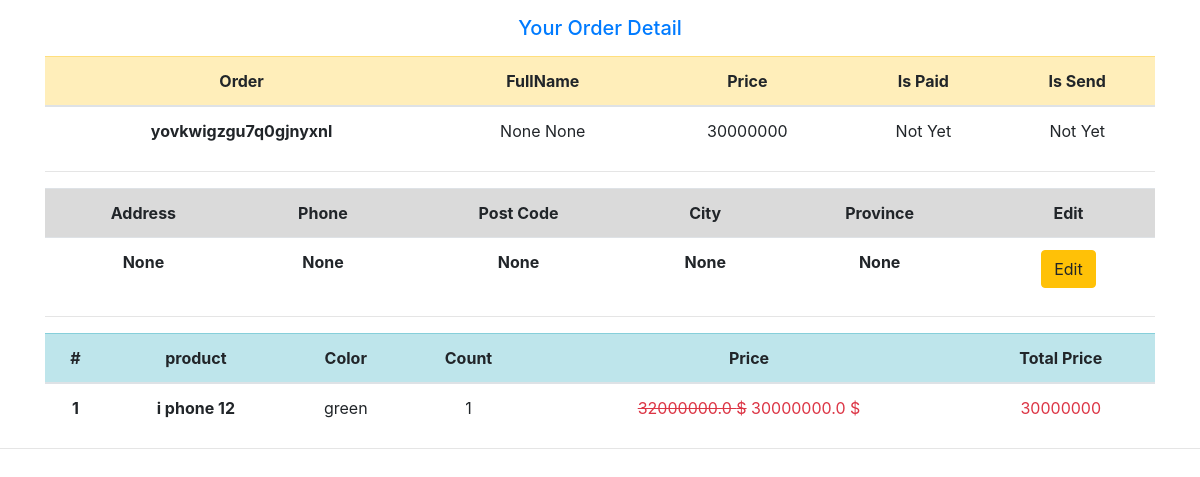
Before: /order/order-detail/5 (signed in) with the older database file.
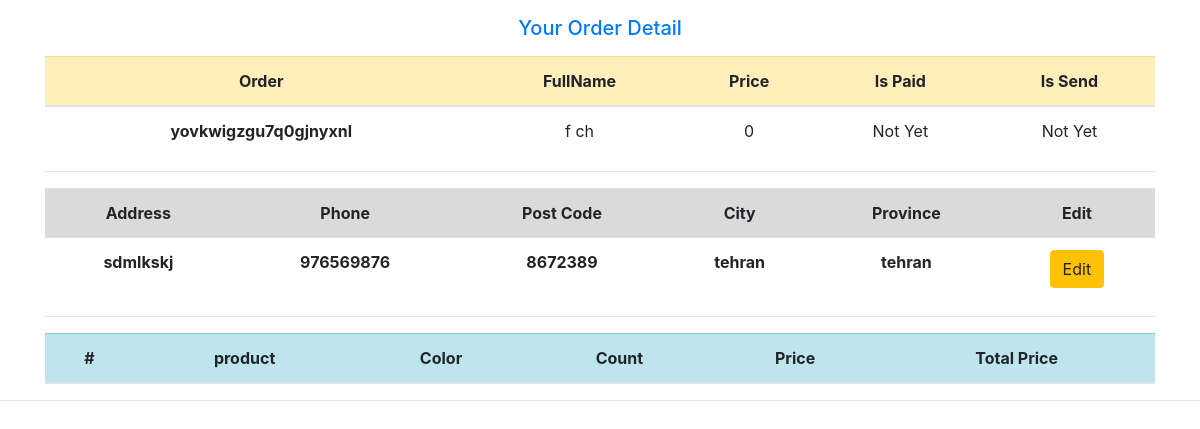
After: the same page with the newer database file.
### order_module/models.py (models this page shows, shortened)
class Order( models.Model ):
    owner = models.ForeignKey( User, on_delete=models.CASCADE )
    is_paid = models.BooleanField( default=False, help_text='order paid or not' )
    is_send = models.BooleanField( default=False, help_text='order sent or not' )
    created_date = models.DateTimeField( help_text='created current user order', auto_now_add=True )
    payment_date = models.DateTimeField( null=True, blank=True, help_text='order payment date' )
    tracking_code = models.CharField( null=True, max_length=50 )
    coupon_code = models.ForeignKey( 'Coupon', null=True, on_delete=models.DO_NOTHING, blank=True )
    name = models.CharField( max_length=50, null=True, blank=True )
    family = models.CharField( max_length=50, null=True, blank=True )
    post_code = models.IntegerField( null=True, blank=True )
    phone_number = models.IntegerField( null=True, blank=True )
    province = models.ForeignKey( 'Province', on_delete=models.CASCADE, null=True, blank=True )
    city = models.ForeignKey( 'City', on_delete=models.CASCADE, null=True, blank=True )
    address = models.TextField( null=True, blank=True )
    description = models.TextField( null=True, blank=True )
    def get_total_price(self):
        amount = 0
        for detail in self.orderdetail_set.all():
            amount += detail.price * detail.count
        if self.coupon_code is not None:
            amount -= (amount * self.coupon_code.amount) / 100
        return amount
    class Meta:
        verbose_name = 'user order'
        verbose_name_plural = 'orders list'

class OrderDetail( models.Model ):
    order = models.ForeignKey( Order, on_delete=models.CASCADE )
    product = models.ForeignKey( Product, on_delete=models.CASCADE )
    product_detail = models.ForeignKey( ProductDetail, on_delete=models.CASCADE )
    price = models.IntegerField( null=True )
    count = models.IntegerField( null=True )
    class Meta:
        verbose_name = 'order detail'
        verbose_name_plural = 'order detail lists'

class City( models.Model ):
    province = models.ForeignKey( Province, on_delete=models.CASCADE )
    city_name = models.CharField( max_length=30 )
    def __str__(self):
        return self.city_name
    class Meta:
        verbose_name = 'city'
        verbose_name_plural = 'cities'

class Province( models.Model ):
    province_name = models.CharField( max_length=30 )
    def __str__(self):
        return self.province_name
    class Meta:
        verbose_name = 'province'
        verbose_name_plural = 'provinces'

### product_module/models.py (models this page shows, shortened)
class Product( models.Model ):
    title = models.CharField( max_length=300, verbose_name='product title', db_index=True )
    main_image = models.ImageField( verbose_name='main image', help_text='main image of the current product', null=True,
                                    blank=True, upload_to='product_images_main/' )
    short_description = models.CharField( max_length=500, verbose_name='product short description' )
    description = models.TextField( verbose_name='product description' )
    added_date = models.DateTimeField( auto_now_add=True, verbose_name='product added date' )
    slug = models.SlugField( unique=True, db_index=True, null=False, default='', blank=True )
    category = models.ForeignKey( Category, verbose_name='product category',
                                  db_index=True, on_delete=models.CASCADE, null=True, blank=True )
    sell_count = models.IntegerField( default=0, null=True, blank=True, help_text='Number of product sales' )
    brand = models.ForeignKey( Brand, on_delete=models.CASCADE, db_index=True, null=True )
    visited_count = models.IntegerField( help_text='number of visited this product', default=0 )
    class Meta:
        verbose_name = 'Product'
        verbose_name_plural = 'Product List'
    def __str__(self):
        return f'{self.title}'

class ProductDetail( models.Model ):
    product = models.ForeignKey( 'Product', on_delete=models.CASCADE,
                                 help_text='product that related to the current detail' )
    price = models.FloatField( default=0, verbose_name='product price' )
    discount_price = models.FloatField( verbose_name='product discount price',
                                        help_text='discount price for a product', null=True, blank=True )
    image = models.ImageField( verbose_name='product image', upload_to='products_image/', null=True, blank=True )
    is_active = models.BooleanField( default=False, verbose_name='product activation' )
    quantity = models.IntegerField( verbose_name='product quantity', help_text='number of current product' )
    color = models.CharField( max_length=100, verbose_name='product color' )
    size = models.CharField( max_length=100, verbose_name='product size' )
    class Meta:
        verbose_name = 'Product Details'
        verbose_name_plural = 'Product Details List'

### order_module/views.py (the view)
# urls.py: path( 'order-detail/<order_id>', views.user_order_detail, name='order-detail' ),
@login_required(login_url='account_module:login')
def user_order_detail(request, order_id):
    order = Order.objects.filter(id=order_id).first()
    context = {'title': 'order detail', 'order': order}
    return render(request, 'order_module/order_detail.html', context)

### order_module/templates/order_module/order_detail.html (shortened to what this page needs)
{% extends 'shared/layout.html' %}
{% block content %}
    <h5 class="text-center m-2 p-2 text-primary"> Your Order Detail</h5>
    <div class="container">
        <table class="table">
            <thead>
            <tr class="text-center table-warning">
                <th scope="col">Order</th>
                <th scope="col">FullName</th>
                <th scope="col">Price</th>
                <th scope="col">Is Paid</th>
                <th scope="col">Is Send</th>
            </tr>
            </thead>
            <tbody>
            <tr class="text-center table">
                <th>{{ order.tracking_code }}</th>
                <td>{{ order.name }} {{ order.family }}</td>
                <td>{{ order.get_total_price }}</td>
                <td>{% if order.is_paid %} Paid {% else %} Not Yet {% endif %}</td>
                <td>{% if order.is_send %} Sent {% else %} Not Yet {% endif %}</td>
            </tr>
            </tbody>
        </table>
        <hr>
        <table class="table">
            <tr class="text-center table-active">
                <th scope="col">Address</th>
                <th scope="col">Phone</th>
                <th scope="col">Post Code</th>
                <th scope="col">City</th>
                <th scope="col">Province</th>
                {% if not order.is_paid %}
                    <th>Edit</th>
                {% endif %}
            </tr>
            <tr class="text-center">
                <th scope="col">{{ order.address }}</th>
                <th scope="col">{{ order.phone_number }}</th>
                <th scope="col">{{ order.post_code }}</th>
                <th scope="col">{{ order.city }}</th>
                <th scope="col">{{ order.province }}</th>
                {% if not order.is_paid %}
                    <th><a href="{% url 'order_module:complete-order' %}" class="btn btn-warning">Edit</a></th>
                {% endif %}
            </tr>
        </table>
        <hr>
        <table class="table">
            <thead>
            <tr class="text-center table-info">
                <th scope="col">#</th>
                <th scope="col">product</th>
                <th scope="col">Color</th>
                <th scope="col">Count</th>
                <th scope="col">Price</th>
                <th scope="col">Total Price</th>
            </tr>
            </thead>
            <tbody>
            {% for detail in order.orderdetail_set.all %}
                <tr class="text-center">
                    <th>{{ forloop.counter }}</th>
                    <th>{{ detail.product }}</th>
                    <td>{{ detail.product_detail.color }}</td>
                    <td>{{ detail.count }}</td>
                    <td class="text-danger">
                        {% if detail.product_detail.discount_price %}
                            <del>{{ detail.product_detail.price }} $</del>
                            {{ detail.product_detail.discount_price }} $
                        {% else %}
                            {{ detail.product_detail.price }} $
                        {% endif %}
                    </td>
                    <td class="text-danger">
                        {% if detail.product_detail.discount_price %}
                            {% widthratio detail.product_detail.discount_price 1 detail.count %}
                        {% else %}
                            {% widthratio detail.product_detail.price 1 detail.count %}
                        {% endif %}
                </tr>
            {% endfor %}
            </tbody>
        </table>
    </div>
{% endblock %}

Changed rows visible on the page:
removed OrderDetail: product "i phone 12", product_detail.color "green", count "1", product_detail.price "32000000.0", product_detail.discount_price "30000000.0", product_detail+count "30000000"
changed Order "yovkwigzgu7q0gjnyxnl": name "None" → "f"; family "None" → "ch"; get_total_price "30000000" → "0"; address "None" → "sdmlkskj"; phone_number "None" → "976569876"; post_code "None" → "8672389"; city "None" → "tehran"; province "None" → "tehran"
